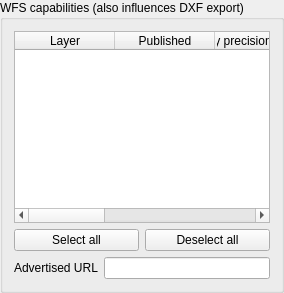
                <widget class="QgsCollapsibleGroupBox" name="grpWFSCapabilities">
                 <property name="sizePolicy">
                  <sizepolicy hsizetype="Preferred" vsizetype="Preferred">
                   <horstretch>0</horstretch>
                   <verstretch>3</verstretch>
                  </sizepolicy>
                 </property>
                 <property name="title">
                  <string>WFS capabilities (also influences DXF export)</string>
                 </property>
                 <property name="syncGroup" stdset="0">
                  <string notr="true">projowsserver</string>
                 </property>
                 <layout class="QGridLayout" name="gridLayout_8">
                  <item row="0" column="0" colspan="2">
                   <widget class="QTableWidget" name="twWFSLayers">
                    <property name="sizePolicy">
                     <sizepolicy hsizetype="Expanding" vsizetype="MinimumExpanding">
                      <horstretch>0</horstretch>
                      <verstretch>0</verstretch>
                     </sizepolicy>
                    </property>
                    <column>
                     <property name="text">
                      <string>Layer</string>
                     </property>
                    </column>
                    <column>
                     <property name="text">
                      <string>Published</string>
                     </property>
                    </column>
                    <column>
                     <property name="text">
                      <string>Geometry precision (decimal places)</string>
                     </property>
                    </column>
                    <column>
                     <property name="text">
                      <string>Update</string>
                     </property>
                    </column>
                    <column>
                     <property name="text">
                      <string>Insert</string>
                     </property>
                    </column>
                    <column>
                     <property name="text">
                      <string>Delete</string>
                     </property>
                    </column>
                   </widget>
                  </item>
                  <item row="1" column="1">
                   <widget class="QPushButton" name="pbnWFSLayersUnselectAll">
                    <property name="text">
                     <string>Deselect all</string>
                    </property>
                   </widget>
                  </item>
                  <item row="1" column="0">
                   <widget class="QPushButton" name="pbnWFSLayersSelectAll">
                    <property name="text">
                     <string>Select all</string>
                    </property>
                   </widget>
                  </item>
                  <item row="3" column="0" colspan="2">
                   <layout class="QHBoxLayout" name="horizontalLayout_8">
                    <item>
                     <widget class="QLabel" name="mWFSUrlLabel">
                      <property name="text">
                       <string>Advertised URL</string>
                      </property>
                     </widget>
                    </item>
                    <item>
                     <widget class="QLineEdit" name="mWFSUrlLineEdit"/>
                    </item>
                   </layout>
                  </item>
                 </layout>
                </widget>
